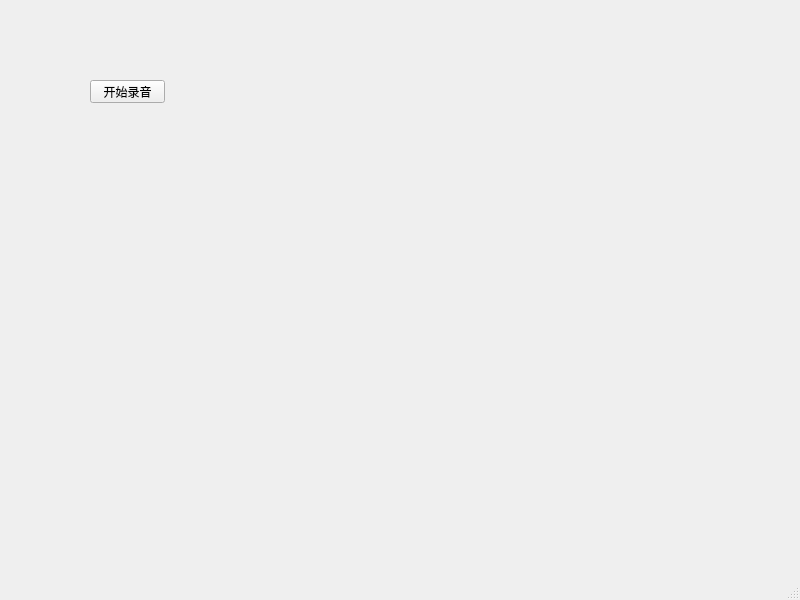
<?xml version="1.0" encoding="UTF-8"?>
<ui version="4.0">
 <class>FfWindow</class>
 <widget class="QMainWindow" name="FfWindow">
  <property name="geometry">
   <rect>
    <x>0</x>
    <y>0</y>
    <width>800</width>
    <height>600</height>
   </rect>
  </property>
  <property name="windowTitle">
   <string>FfWindow</string>
  </property>
  <widget class="QWidget" name="centralwidget">
   <widget class="QPushButton" name="audioButton">
    <property name="geometry">
     <rect>
      <x>90</x>
      <y>80</y>
      <width>75</width>
      <height>23</height>
     </rect>
    </property>
    <property name="text">
     <string>开始录音</string>
    </property>
   </widget>
  </widget>
  <widget class="QMenuBar" name="menubar">
   <property name="geometry">
    <rect>
     <x>0</x>
     <y>0</y>
     <width>800</width>
     <height>23</height>
    </rect>
   </property>
  </widget>
  <widget class="QStatusBar" name="statusbar"/>
 </widget>
 <resources/>
 <connections/>
</ui>
